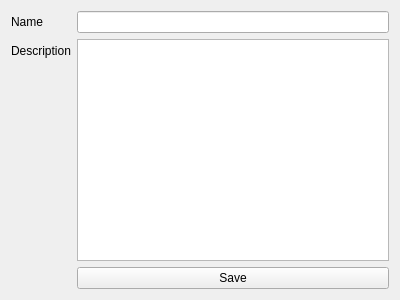
<?xml version="1.0" encoding="UTF-8"?>
<ui version="4.0">
 <class>EditShelf</class>
 <widget class="QWidget" name="EditShelf">
  <property name="geometry">
   <rect>
    <x>0</x>
    <y>0</y>
    <width>400</width>
    <height>300</height>
   </rect>
  </property>
  <property name="windowTitle">
   <string>Form</string>
  </property>
  <layout class="QFormLayout" name="formLayout">
   <item row="0" column="0">
    <widget class="QLabel" name="label">
     <property name="text">
      <string>Name</string>
     </property>
    </widget>
   </item>
   <item row="0" column="1">
    <widget class="QLineEdit" name="shelf_name"/>
   </item>
   <item row="1" column="0">
    <widget class="QLabel" name="label_2">
     <property name="text">
      <string>Description</string>
     </property>
    </widget>
   </item>
   <item row="1" column="1">
    <widget class="QTextEdit" name="shelf_description"/>
   </item>
   <item row="3" column="1">
    <widget class="QPushButton" name="save_button">
     <property name="text">
      <string>Save</string>
     </property>
    </widget>
   </item>
  </layout>
 </widget>
 <resources/>
 <connections/>
</ui>
